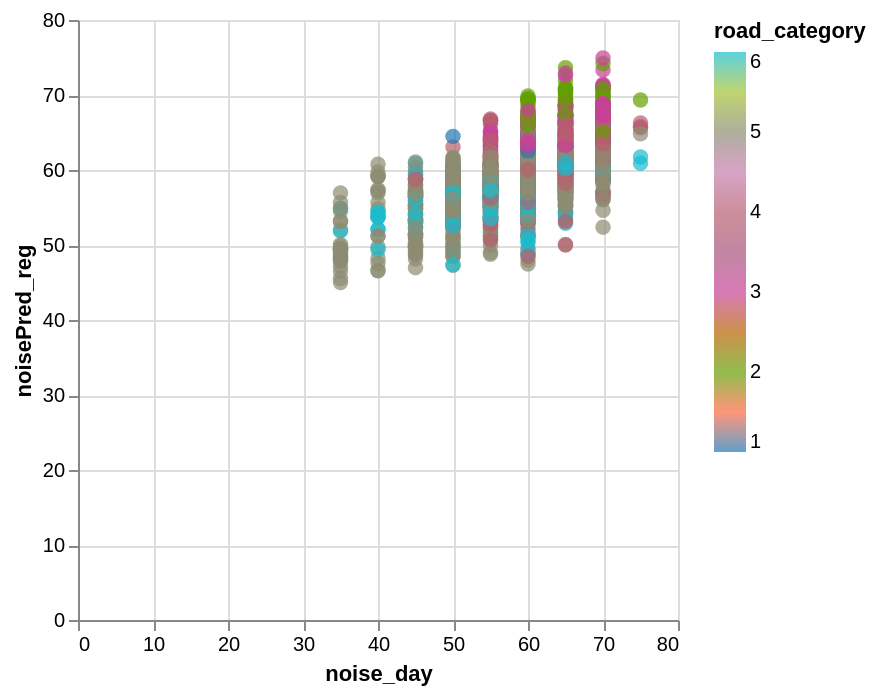

Here is the notebook cell this chart was saved with:
### Code cell
data_test['noisePred_reg'] = y_pred

alt.Chart(data_test).mark_circle(size=60).encode(
    x='noise_day',
    y='noisePred_reg',
    color=alt.Color('road_category', scale=alt.Scale(scheme='category10')),
    tooltip=['dist_to_main', 'signals']
).interactive()

### Figure 1 — Vega-Lite specification as saved in the notebook (floating-point values rounded to 4 significant figures; data arrays with more than 128 entries replaced by an {"elided": "..."} marker saying what was removed)
{"config": {"view": {"continuousWidth": 300, "continuousHeight": 300}}, "data": {"name": "data-32ddc397ea52af7120f68b745269a227"}, "mark": {"type": "circle", "size": 60}, "encoding": {"color": {"field": "road_category", "scale": {"scheme": "category10"}, "type": "quantitative"}, "tooltip": [{"field": "dist_to_main", "type": "quantitative"}, {"field": "signals", "type": "quantitative"}], "x": {"field": "noise_day", "type": "quantitative"}, "y": {"field": "noisePred_reg", "type": "quantitative"}}, "params": [{"name": "param_1e9efca18e7a2868", "select": {"type": "interval", "encodings": ["x", "y"]}, "bind": "scales"}], "$schema": "https://vega.github.io/schema/vega-lite/v6.4.1.json", "datasets": {"data-32ddc397ea52af7120f68b745269a227": {"elided": "2334 records"}}}
